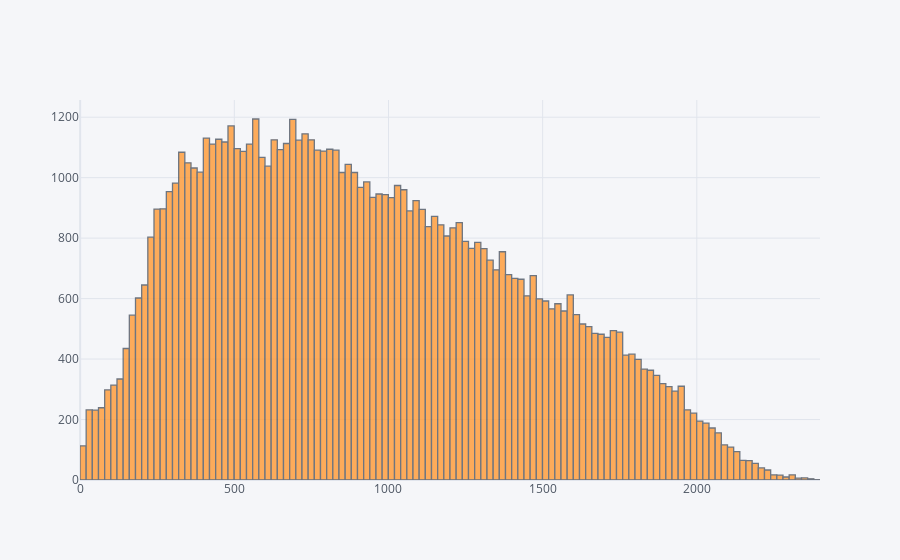

Notebook code for this chart:
### Code cell
configure_plotly_browser_state()
df_concat_short_3['main_청구항'].apply(lambda x: len(str(x))).iplot('hist')

### Figure 1 — Plotly figure (JSON) as saved in the notebook; plotly's stock layout.template omitted (floating-point values rounded to 4 significant figures; data arrays with more than 128 entries replaced by an {"elided": "..."} marker saying what was removed)
{"data": [{"histfunc": "count", "histnorm": "", "marker": {"color": "rgba(255, 153, 51, 1.0)", "line": {"color": "#4D5663", "width": 1.3}}, "name": "main_청구항", "opacity": 0.8, "orientation": "v", "x": {"elided": "77151 int values"}, "type": "histogram"}], "layout": {"barmode": "overlay", "legend": {"bgcolor": "#F5F6F9", "font": {"color": "#4D5663"}}, "paper_bgcolor": "#F5F6F9", "plot_bgcolor": "#F5F6F9", "title": {"font": {"color": "#4D5663"}}, "xaxis": {"gridcolor": "#E1E5ED", "showgrid": true, "tickfont": {"color": "#4D5663"}, "title": {"font": {"color": "#4D5663"}, "text": ""}, "zerolinecolor": "#E1E5ED"}, "yaxis": {"gridcolor": "#E1E5ED", "showgrid": true, "tickfont": {"color": "#4D5663"}, "title": {"font": {"color": "#4D5663"}, "text": ""}, "zerolinecolor": "#E1E5ED"}}}
